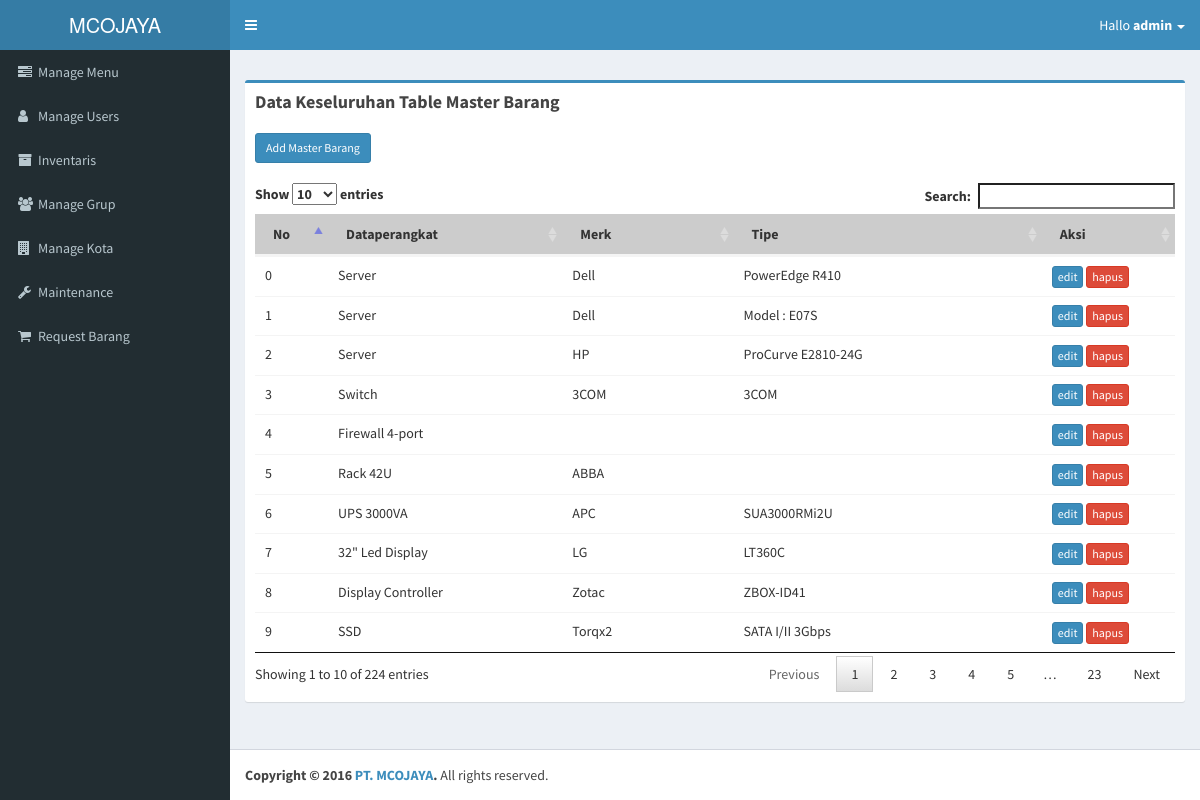
/master_barang.php (signed in), run on the app's committed database.
### tables this page shows
CREATE TABLE `users` (
  `id_user` int(4) NOT NULL AUTO_INCREMENT,
  `username` varchar(40) DEFAULT NULL,
  `password` varchar(40) DEFAULT NULL,
  `fullname` varchar(100) DEFAULT NULL,
  `level` int(4) DEFAULT NULL,
  `id_kota` int(4) DEFAULT NULL,
  PRIMARY KEY (`id_user`)
);

CREATE TABLE `menu` (
  `navi_menu` varchar(20) NOT NULL,
  `navi_link` varchar(100) DEFAULT NULL,
  `active` tinyint(1) NOT NULL,
  `id_menu` int(4) NOT NULL AUTO_INCREMENT,
  PRIMARY KEY (`id_menu`)
);

CREATE TABLE `master_barang` (
  `id_barang` int(4) NOT NULL AUTO_INCREMENT,
  `data_perangkat` varchar(100) DEFAULT NULL,
  `merk` varchar(100) DEFAULT NULL,
  `tipe` varchar(100) DEFAULT NULL,
  PRIMARY KEY (`id_barang`)
);

### DB_Connect.php (called while the page is built, shortened)
<?php
class DB_Connect {
	public function connect($params){
		if ($params == "48")
		{
			$dbhandle  = mysql_connect("localhost", "root", "mcojaya", true) or die (mysql_error());
		     return $dbhandle;
		}
		elseif ($params == "aodb"){
			$dbhandle = mysql_connect("172.16.20.90","sa","Hello123", true) or die("koneksi error HLP aodb");
						mysql_select_db("aodb", $dbhandle);
			return $dbhandle;
		}
	}
}
?>

### DB_Function.php (called while the page is built, shortened)
<?php
class DB_Function {
	public $db48;
	function __construct(){
		require_once 'DB_Connect.php';
		$this->db   = new DB_Connect();
		$this->db48 = $this->db->connect("48");
	}
	public function sidemenu($username){
		$sql  ="select a.level, b.navi_link, b.navi_menu, c.id_menu, c.level from users a inner join grup c on a.level=c.level inner join menu b on c.id_menu=b.id_menu where a.username='$username'";
		$query=mysql_query($sql, $this->db48);
		while ($row = mysql_fetch_assoc($query)){
			$data[]=$row;
		}
		return $data;
	}
	public function list_master_barang(){
		 $sql = " select * from master_barang";
		$query= mysql_query($sql, $this->db48) or die(mysql_error());
		while ($data = mysql_fetch_assoc($query)){
				$array_result[] = $data;
		}
		return $array_result;
	}
}
?>

### master_barang.php (the view, shortened to what this page needs)
<!DOCTYPE html>
<html>
<?php
if (empty($_SESSION['namaadmin']))
{
 header('location:index.php');
}
else
{
  include "DB_Function.php";
  $dbfunc = new DB_Function();
 ?>
<head>
  <link rel="stylesheet" href="bootstrap/css/bootstrap.min.css">
  <link rel="stylesheet" href="https://cdnjs.cloudflare.com/ajax/libs/font-awesome/4.5.0/css/font-awesome.min.css">
  <link rel="stylesheet" href="https://cdnjs.cloudflare.com/ajax/libs/ionicons/2.0.1/css/ionicons.min.css">
  <link rel="stylesheet" href="plugins/datatables/jquery.dataTables.css">
    <link rel="stylesheet" type="text/css" href="jquery-ui/jquery-ui.css">
    <link rel="stylesheet" type="text/css" href="jquery-ui/jquery-ui.theme.css">
  <link rel="stylesheet" href="plugins/select2/select2.min.css">
  <link rel="stylesheet" href="dist/css/AdminLTE.min.css">
  <link rel="stylesheet" href="dist/css/skins/skin-blue.min.css">
</head>
<body class="hold-transition skin-blue sidebar-mini">
<div class="wrapper">
  <header class="main-header">
    <a href="index2.html" class="logo">
      <span class="logo-lg">MCOJAYA</span>
    </a>
    <nav class="navbar navbar-static-top" role="navigation">
      <a href="#" class="sidebar-toggle" data-toggle="offcanvas" role="button">
      </a>
      <div class="navbar-custom-menu">
        <ul class="nav navbar-nav">
          <li class="dropdown user user-menu">
            <a href="#" class="dropdown-toggle" data-toggle="dropdown">
              Hallo <b><?php echo $_SESSION['namaadmin']?></b>
              <span class="hidden-xs"></span><span class="caret"></span>
            </a>
          </li>
        </ul>
      </div>
    </nav>
  </header>
  <aside class="main-sidebar">
    <section class="sidebar">
      <ul class="sidebar-menu">
        <?php
        include "side_menu.php";
        ?>
      </ul>
    </section>
  </aside>
  <div class="content-wrapper">
    <section class="content-header">
    </section>
    <section class="content">
      <div class="box box-primary">
            <div class="box-header">
              <h3 class="box-title"><b>Data Keseluruhan Table Master Barang</b></h3>
            </div>
	        <div class="box-body">
      <a class='btn btn-primary btn-sm' href='#myModal'  data-toggle='modal' >Add Master Barang</a>
      <br/><br/>
      	  <table class="table table-hover" id="view_table">
              <thead style="background:#ccc;">
      			      <th>No</th>
                  <th>Dataperangkat</th>
                  <th>Merk</th>
                  <th>Tipe</th>
      			      <th>Aksi</th>
              </thead>
              <tbody>
              <?php
             $data = $dbfunc->list_master_barang();
            foreach ($data as $key => $row) {
             echo "<tr id='tr'>";
      		   echo "<td>$key</td>";
      		   echo "<td>$row[data_perangkat]</td>";
      		   echo "<td>$row[merk]</td>";
      		   echo "<td>$row[tipe]</td>";
      		   echo "<td><a class='btn btn-primary btn-xs'href='#myModal2' id='custId' data-toggle='modal' data-id='$row[id_barang]'>edit</a>  <a href='#' id='$row[id_barang]' class='btn btn-danger btn-xs hapus'>hapus</a>
      				</td>";
      		   echo "</tr>";
            }
                ?>
              </tbody>
            </table>
            </div>
      </div>
    </section>
  </div>
  <footer class="main-footer">
    <strong>Copyright &copy; 2016 <a href="http://mcojaya.com/">PT. MCOJAYA</a>.</strong> All rights reserved.
  </footer>
</div>
<?php
}
?>
</body>
</html>

### side_menu.php
 <?php
	$side 		= $dbfunc->sidemenu($_SESSION['namaadmin']);
	foreach ($side as $key => $value) {
		if ($value["navi_menu"]=="Manage Users"){
				$icons = '<i class="fa fa-user"></i>';
		}elseif ($value["navi_menu"]=="Manage Grup") {
				$icons = '<i class="fa fa-group"></i>';
		}elseif ($value["navi_menu"]=="Inventaris") {
				$icons = '<i class="fa fa-archive"></i>';
		}elseif ($value["navi_menu"]=="Manage Menu") {
				$icons = '<i class="fa fa-tasks"></i>';
		}elseif ($value["navi_menu"]=="Manage Kota") {
				$icons = '<i class="fa fa-building"></i>';
		}elseif ($value["navi_menu"]=="Maintenance") {
				$icons = '<i class="fa fa-wrench"></i>';
		}elseif ($value["navi_menu"]=="Request Barang") {
				$icons = '<i class="fa fa-shopping-cart"></i>';
		}elseif($value["navi_menu"]=="Surat Jalan") {
				$icons = '<i class="fa fa-envelope"></i>';
		}elseif($value["navi_menu"]=="Accept Surat Jalan") {
				$icons = '<i class="fa fa-folder-open"></i>';
		}elseif($value["navi_menu"]=="Master Barang") {
				$icons = '<i class="fa fa-bank"></i>';
		}elseif($value["navi_menu"]=="Maintenance Software") {
				$icons = '<i class="fa fa-cogs"></i>';
		}
		else{
				$icons = '<i class="fa fa-link"></i>';
		}
?>
<li><a href="<?php echo $value["navi_link"];?>" ><?php echo $icons;?><span><?php echo $value['navi_menu'];?></span></a></li>
<?php
}
?>

### data on the page
users: menu.navi_menu "Manage Menu", menu.navi_menu "Manage Users", menu.navi_menu "Inventaris", menu.navi_menu "Manage Grup", menu.navi_menu "Manage Kota", menu.navi_menu "Maintenance", menu.navi_menu "Request Barang"
master_barang: data_perangkat "Server", merk "Dell", tipe "PowerEdge R410"
master_barang: data_perangkat "Server", merk "Dell", tipe "Model : E07S"
master_barang: data_perangkat "Server", merk "HP", tipe "ProCurve E2810-24G"
master_barang: data_perangkat "Switch", merk "3COM", tipe "3COM"
master_barang: data_perangkat "Firewall 4-port"
master_barang: data_perangkat "Rack 42U", merk "ABBA"
master_barang: data_perangkat "UPS 3000VA", merk "APC", tipe "SUA3000RMi2U"
master_barang: data_perangkat "32\" Led Display", merk "LG", tipe "LT360C"
master_barang: data_perangkat "Display Controller", merk "Zotac", tipe "ZBOX-ID41"
master_barang: data_perangkat "SSD", merk "Torqx2", tipe "SATA I/II 3Gbps"

### other printed values
$_SESSION['namaadmin'] "admin"
